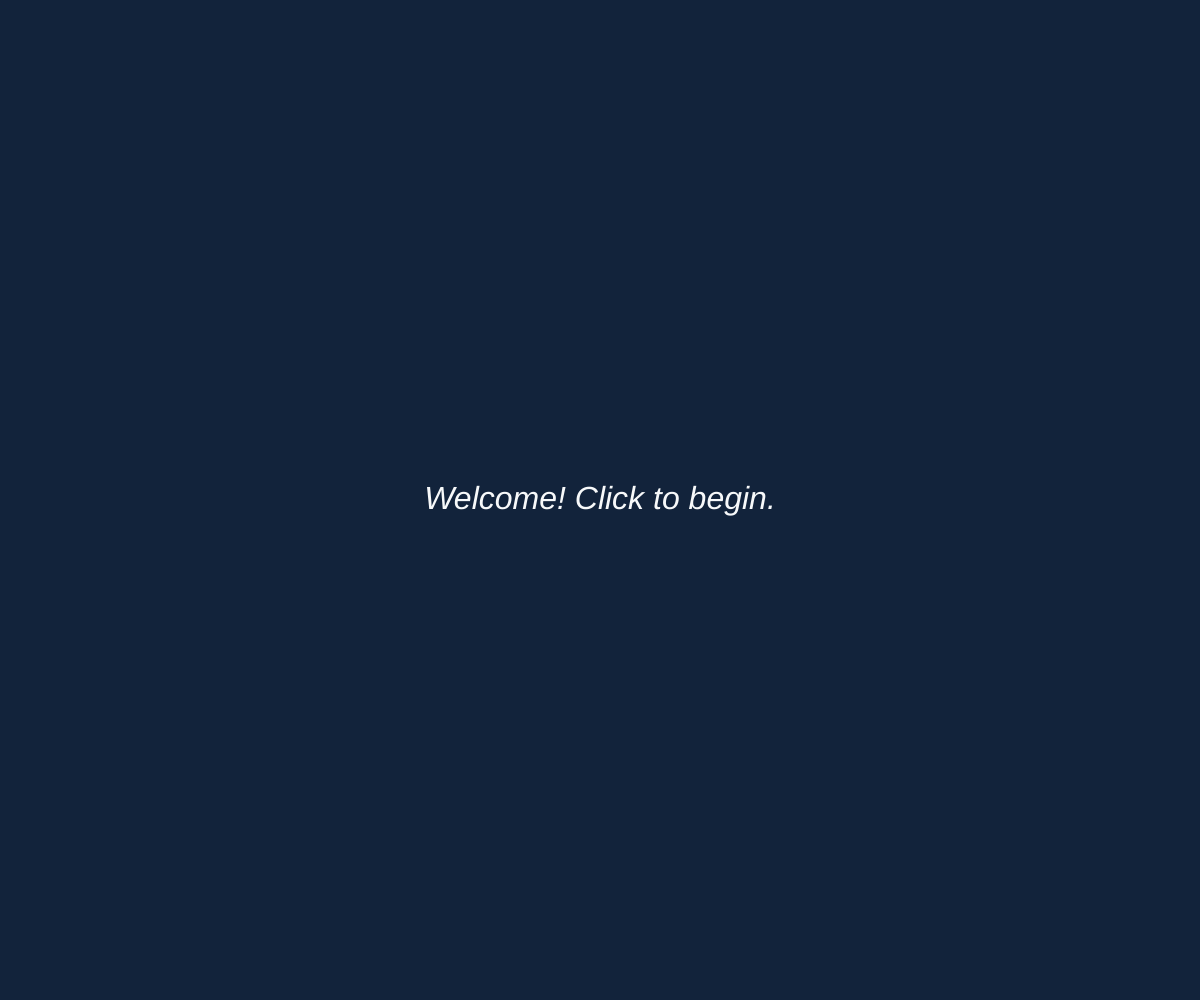
Frame 1 (no input)
Frame 60 (no input): identical to frame 1, image omitted
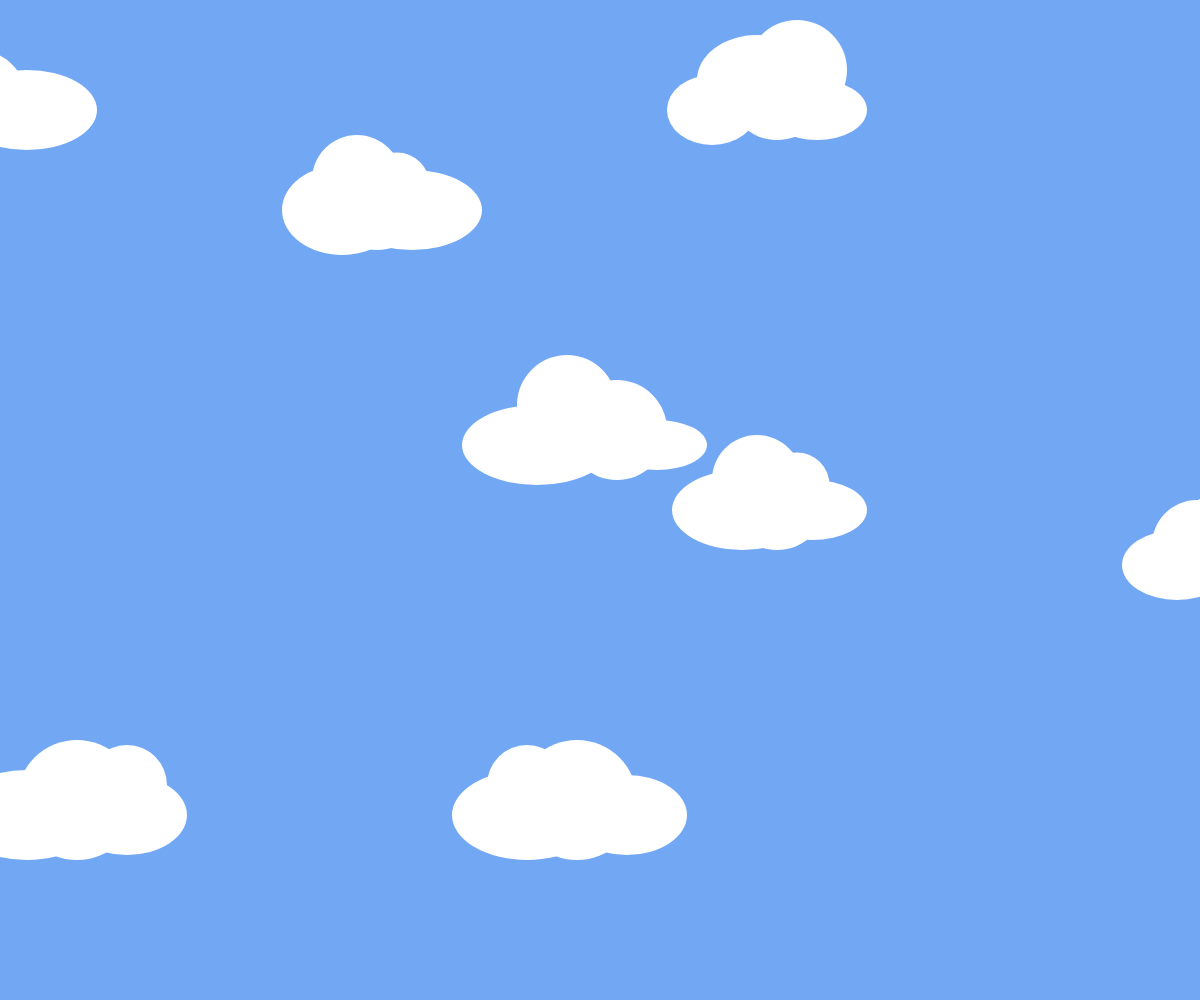
Frame 120 (the mouse pressed at the canvas centre since frame 60)

The p5.js sketch that drew these frames (run headless with seeded random() and noise() and a simulated clock; from frame 60 on, the mouse is pressed at the canvas centre):

// p5.js sketch
// ── sketch.js
let cenW;
let cenH;

// variables for starry
// let starList = [];
let starX = [];
let starY = [];
let starSize = [];
let numStars = 1000;
let horizon;
let stumpW = 40;
let triX;
let triXTwo;
let maxStar = 5;
let minStar = 1;
let starGrowth = [];
let rotDeg = 0;

// variables for sunny
let windSpeed = 3;
let cloudOneX = 0;
let cloudTwoX = 0;
let cloudThreeX = 0;
let cloudFourX = 0;
let cloudFiveX = 0;
let cloudSixX = 0;
let cloudSevenX = 0;
let cloudEightX = 0;
let cloudNineX = 0;

// variables for bubbles
let numBubbles = 20
let bubbleSize = []
let bubbleX = [];
let bubbleY = [];
let bubbleColor = [];
let xSpeed = [];
let ySpeed = [];

// variables for rain drops
let numDrops = 100;
let dropX = [];
let dropY = [];
let dropSize = [];
let dropColor = [];
let dropXSpeed = [];
let dropYSpeed = [];

// variables for bounce
let size = 100;
let boxX = size / 2;
let boxY;
let movXRate = 7;
let movYRate = 7;

let choose;
//let selectList = [0, 1, 2, 3, 4, 5];

function setup() {
    createCanvas(windowWidth, windowHeight);
    angleMode(DEGREES);

    background(18, 35, 59);
    
    cenW = windowWidth / 2;
    cenH = windowHeight / 2;

    textSize(32);
    fill(247, 249, 250);
    textAlign(CENTER, CENTER);
    textStyle(ITALIC);
    text('Welcome! Click to begin.', cenW, cenH);

    // initializing stars
    for (i = 0; i < numStars; i++){
        starX[i] = random(0, windowWidth);
        starY[i] = random(0, windowHeight);
        starSize[i] = random(minStar, maxStar);
        starGrowth[i] = random(-0.5, 0.5);
    }

    //initializing bubbles
    for (i = 0; i < numBubbles; i++){
        bubbleX[i] = random(0, windowWidth);
        bubbleY[i] = random(0, windowHeight);
        bubbleSize[i] = random(50, 150);
        bubbleColor[i] = color(random(255), random(255), random(255), random(25, 200));

        xSpeed[i] = random(-5, 5);
        ySpeed[i] = random(-5, 5);
    }

    //initializing rain drops
    for (i = 0; i < numDrops; i++){
        dropX[i] = random(0, windowWidth);
        dropY[i] = random(0, windowHeight);
        dropSize[i] = random(20, 100);
        dropColor[i] = color(0, 0, random(255), random(50, 200));
        dropXSpeed[i] = random(1, 5);
        dropYSpeed[i] = random(1, 5);
    }

    //initializing bounce
    boxY = windowHeight - (size / 2);
}

function draw() {
    // for (i = 0; i < 20; i++){
    //     fill(random(0, 255), random(0, 255), random(0, 255), random(50, 200));
    //     circle(random(windowWidth, 0), random(0, windowHeight), random(50, 100));
    // }
    if (choose === 0){
        starrySky();
    }
    else if (choose === 1){
        sunRise();
    }
    else if (choose === 2){
        bubbles();
    }
    else if (choose === 3){
        rainDrops();
    }
    else if (choose === 4){
        bounce();
    }
}

function mousePressed() {
    choose = floor(random(0, 5));
}

function starrySky(){
    background(18, 35, 59);
    rectMode(CORNER);

    noStroke();
    fill(255);

    horizon = windowHeight * 3/5;
    triX = (200 + stumpW / 2);
    triXTwo = triX + 120;

    // for (i = 0; i < 100; i++){
    //     starList[i] = circle(random(0, windowWidth), random(0, windowHeight), random(minStar, maxStar));
    // }

    for (i = 0; i < numStars; i++){
        // fill(255);
        circle(starX[i], starY[i], starSize[i]);
        
        starSize[i] += starGrowth[i];
        
        if (starSize[i] > maxStar || starSize[i] < minStar){
            starGrowth[i] = -starGrowth[i];
        }
    }
    // console.log(starList);
    // noStroke();
    // rect(cenW, 0, cenW, windowHeight);
    // rect(0, cenH, windowWidth, cenH);

    push();
    translate(cenW, cenH);
    rotate(rotDeg);
    rotDeg -= 0.5;
    
    arc(windowWidth/5, cenH, 120, 120, 90, 270);
    // arc(x, y, w, h, start, stop, mode)
    pop();

    // push();
    // translate(200, 200);
    fill(20, 3, 0);
    rect(320, horizon - 20, stumpW, 40); // stump two
    fill(20, 10, 0);
    rect(200, horizon - 20, stumpW, 20); // stump one

    fill(0, 10, 1); // small tree
    triangle(triXTwo, horizon - 130, triXTwo - 100, horizon - 20, triXTwo + 100, horizon - 20); // bottom
    triangle(triXTwo, horizon - 170, triXTwo - 75, horizon - 80, triXTwo + 75, horizon - 80); // middle
    triangle(triXTwo, horizon - 200, triXTwo - 50, horizon - 140, triXTwo + 50, horizon - 140); // top

    fill(0, 20, 5); // big tree
    triangle(triX, horizon - 150, triX - 150, horizon - 20, triX + 150, horizon - 20); // bottom
    triangle(triX, horizon - 220, triX - 120, horizon - 110, triX + 120, horizon - 110); // middle
    triangle(triX, horizon - 270, triX - 80, horizon - 190, triX + 80, horizon - 190); // top
    // pop();

    fill(5);
    rect(0, horizon, windowWidth, horizon);
}

function sunRise(){
    background(113, 167, 243);

    //cloudOneX = 

    noStroke();
    fill(255);

    push();
    translate(cloudOneX, 0);
    if(cloudOneX > (windowWidth - (cenW - 130))){
        cloudOneX = -(cenW + 130);
    }
    cloudOneX += windSpeed;
    // middle cloud
    ellipse(cenW, cenH, 100); // middle 
    ellipse(cenW - 35, cenH + 10, 140, 80); // left 
    ellipse(cenW + 35, cenH + 10, 110, 60); // right 
    ellipse(cenW - 20, cenH - 20, 90); // top left 
    ellipse(cenW + 20, cenH - 15, 65); // top right
    pop();
    // ellipse(x, y, w, h)

    push();
    translate(cloudTwoX, 0);
    if(cloudTwoX > (windowWidth - 100)){
        cloudTwoX = -300;
    }
    // top left cloud
    cloudTwoX += windSpeed;
    ellipse(200, 200, 100); // middle 
    ellipse(200 - 35, 200 + 10, 120, 90); // left 
    ellipse(200 + 35, 200 + 10, 140, 80); // right 
    ellipse(200 - 20, 200 - 20, 90); // top left 
    ellipse(200 + 20, 200 - 15, 65); // top right
    pop();

    push();
    translate(cloudThreeX, 0);
    if(cloudThreeX > windowWidth - 1500){
        cloudThreeX = -windowWidth
    }
    cloudThreeX += windSpeed; 
    // top right cloud
    ellipse(windowWidth - 200, 100, 100); // middle 
    ellipse(windowWidth - 250, 100 + 10, 120, 90); // left 
    ellipse(windowWidth - 150, 100 + 10, 140, 80); // right 
    ellipse(windowWidth - 240, 100 - 20, 90); // top left 
    // ellipse(windowWidth - 150, 100 - 15, 65); // top right
    pop();

    push();
    translate(cloudFourX, 0);
    if(cloudFourX > (windowWidth - 1280)){
        cloudFourX = -(windowWidth - 300);
    }
    cloudFourX += windSpeed;
    // bottom right cloud
    ellipse(windowWidth - 400, windowHeight - 200, 120); // middle 
    ellipse(windowWidth - 450, (windowHeight - 200) + 15, 150, 90); // left 
    ellipse(windowWidth - 350, (windowHeight - 200) + 15, 120, 80); // right 
    // ellipse(windowWidth - 320, (windowHeight - 200) - 20, 90); // top left 
    ellipse(windowWidth - 350, (windowHeight - 200) - 15, 80); // top right
    pop();

    push();
    translate(cloudFiveX, 0);
    if(cloudFiveX > (windowWidth - 300)){
        cloudFiveX = -600;
    }
    cloudFiveX += windSpeed;

    // bottom left cloud
    ellipse(400, windowHeight - 200, 120); // middle 
    ellipse(350, (windowHeight - 200) + 15, 150, 90); // left 
    ellipse(450, (windowHeight - 200) + 15, 120, 80); // right 
    // ellipse(windowWidth - 320, (windowHeight - 200) - 20, 90); // top left 
    ellipse(350, (windowHeight - 200) - 15, 80); // top right
    pop();

    push();
    translate(cloudSixX, 0);
    if(cloudSixX > (windowWidth - 190)){
        cloudSixX = -550;
    }
    cloudSixX += windSpeed;

    // middle right cloud
    ellipse(440, cenH - 70, 100); // middle
    ellipse(360, cenH - 55, 150, 80); // left
    ellipse(480, cenH - 55, 100, 50); // right
    ellipse(390, cenH - 95, 100); // top left
    pop();

    push();
    translate(cloudSevenX, 0);
    if(cloudSevenX > (windowWidth - 1200)){
        cloudSevenX = -(windowWidth - 150);
    }
    cloudSevenX += windSpeed;

    //middle left cloud
    ellipse(windowWidth - 500, 300, 100); // middle
    ellipse(windowWidth - 550, 300 + 10, 110, 80); // left
    ellipse(windowWidth - 440, 300 + 10, 140, 90); //right
    ellipse(windowWidth - 540, 300 - 20, 60, 40); // top left
    ellipse(windowWidth - 460, 300 - 15, 90); // top right
    pop();

    push();
    translate(cloudEightX, 0);
    if(cloudEightX > cenW + 120){
        cloudEightX = -(cenW + 120);
    }
    cloudEightX += windSpeed;

    // top middle cloud
    ellipse(cenW, 90, 100); // middle
    ellipse(cenW - 65, 110, 90, 70); // left
    ellipse(cenW + 40, 110, 100, 60); // right
    ellipse(cenW - 20, 80, 120, 90); // top left
    ellipse(cenW + 20, 70, 100); // top right
    pop();

    push();
    translate(cloudNineX, 0);
    if(cloudNineX > windowWidth){
        cloudNineX = -windowWidth;
    }
    cloudNineX += windSpeed;

    // far right cloud
    ellipse(windowWidth - 150, cenH + 45, 100, 110); // middle
    ellipse(windowWidth - 200, cenH + 65, 110, 70) // left
    ellipse(windowWidth - 100, cenH + 65, 110, 70); // right
    ellipse(windowWidth - 180, cenH + 45, 90); // top left
    ellipse(windowWidth - 120, cenH + 45, 90); // top right
}

function bubbles(){
    background(113, 167, 243);
    noStroke();
    for(i = 0; i < numBubbles; i++){
        bubbleX[i] += xSpeed[i];
        bubbleY[i] += ySpeed[i];
        fill(bubbleColor[i]);
        circle(bubbleX[i], bubbleY[i], bubbleSize[i]);

        if(bubbleX[i] > windowWidth || bubbleX[i] < 0){
            xSpeed[i] = -xSpeed[i];
        }
        else if(bubbleY[i] > windowHeight || bubbleY[i] < 0){
            ySpeed[i] = -ySpeed[i];
        }
        else if(dist(mouseX, mouseY, bubbleX[i], bubbleY[i]) < bubbleSize[i] / 4){
            bubbleColor[i] = color(255, 255, 255, 0);
        }
        else if(key == ' '){
            bubbleColor[i] = color(random(255), random(255), random(255), random(25, 200));
        }
    }
}

function rainDrops(){
    background(104);
    noStroke();
    for(i = 0; i < numDrops; i++){
        fill(dropColor[i]);
        circle(dropX[i], dropY[i], dropSize[i]);

        dropY[i] = dropY[i] + dropYSpeed[i];

        if(dropY[i] > windowHeight + dropSize[i]){
            dropY[i] = 0;
        }
        else if(dropY[i] < 0 - dropSize[i]){
            dropY[i] = windowHeight;
        }
        else if(dist(mouseX, mouseY, dropX[i], dropY[i]) < dropSize[i] / 4){
            dropColor[i] = color(random(255), random(255), random(255), random(255));
        }
    }
}

function bounce(){
    background(0);
    rectMode(CENTER)
    rect(boxX, boxY, size);
    boxX += movXRate;
    boxY += movYRate;

    if(boxX + (size / 2) > windowWidth || boxX - (size / 2) < 0){
        movXRate = -movXRate;
        fill(color(random(255), random(255), random(255)));
    }
    else if(boxY + (size / 2) > windowHeight || boxY - (size / 2) < 0){
        movYRate = -movYRate;
        fill(color(random(255), random(255), random(255)));
    }
    else if (key == ' '){
        boxX = mouseX;
        boxY = mouseY;
    }
}
